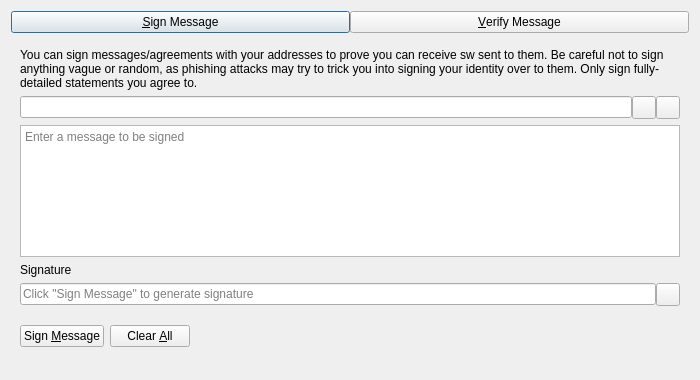
<?xml version="1.0" encoding="UTF-8"?>
<ui version="4.0">
 <class>SignVerifyMessageDialog</class>
 <widget class="QDialog" name="SignVerifyMessageDialog">
  <property name="geometry">
   <rect>
    <x>0</x>
    <y>0</y>
    <width>700</width>
    <height>380</height>
   </rect>
  </property>
  <property name="windowTitle">
   <string>Signatures - Sign / Verify a Message</string>
  </property>
  <property name="modal">
   <bool>true</bool>
  </property>
  <layout class="QVBoxLayout" name="verticalLayout">
   <item>
    <layout class="QHBoxLayout" name="horizontalLayout_Buttons_2">
     <property name="spacing">
      <number>0</number>
     </property>
     <property name="topMargin">
      <number>0</number>
     </property>
     <item>
      <widget class="QPushButton" name="btnSignMessage">
       <property name="text">
        <string>&amp;Sign Message</string>
       </property>
       <property name="checkable">
        <bool>true</bool>
       </property>
      </widget>
     </item>
     <item>
      <widget class="QPushButton" name="btnVerifyMessage">
       <property name="text">
        <string>&amp;Verify Message</string>
       </property>
       <property name="checkable">
        <bool>true</bool>
       </property>
      </widget>
     </item>
    </layout>
   </item>
   <item>
    <widget class="QStackedWidget" name="stackedWidgetSig">
     <property name="minimumSize">
      <size>
       <width>0</width>
       <height>0</height>
      </size>
     </property>
     <property name="currentIndex">
      <number>0</number>
     </property>
     <widget class="QWidget" name="pageSignMessage">
      <layout class="QVBoxLayout" name="verticalLayout_SM">
       <item>
        <widget class="QLabel" name="infoLabel_SM">
         <property name="text">
          <string>You can sign messages/agreements with your addresses to prove you can receive sw sent to them. Be careful not to sign anything vague or random, as phishing attacks may try to trick you into signing your identity over to them. Only sign fully-detailed statements you agree to.</string>
         </property>
         <property name="textFormat">
          <enum>Qt::PlainText</enum>
         </property>
         <property name="wordWrap">
          <bool>true</bool>
         </property>
        </widget>
       </item>
       <item>
        <layout class="QHBoxLayout" name="horizontalLayout_1_SM">
         <property name="spacing">
          <number>0</number>
         </property>
         <item>
          <widget class="QValidatedLineEdit" name="addressIn_SM">
           <property name="toolTip">
            <string>The sw address to sign the message with</string>
           </property>
          </widget>
         </item>
         <item>
          <widget class="QToolButton" name="addressBookButton_SM">
           <property name="toolTip">
            <string>Choose previously used address</string>
           </property>
           <property name="text">
            <string/>
           </property>
           <property name="shortcut">
            <string>Alt+A</string>
           </property>
          </widget>
         </item>
         <item>
          <widget class="QToolButton" name="pasteButton_SM">
           <property name="toolTip">
            <string>Paste address from clipboard</string>
           </property>
           <property name="text">
            <string/>
           </property>
           <property name="shortcut">
            <string>Alt+P</string>
           </property>
          </widget>
         </item>
        </layout>
       </item>
       <item>
        <widget class="QPlainTextEdit" name="messageIn_SM">
         <property name="toolTip">
          <string>Enter the message you want to sign here</string>
         </property>
         <property name="placeholderText">
          <string>Enter a message to be signed</string>
         </property>
        </widget>
       </item>
       <item>
        <widget class="QLabel" name="signatureLabel_SM">
         <property name="text">
          <string>Signature</string>
         </property>
         <property name="textFormat">
          <enum>Qt::PlainText</enum>
         </property>
        </widget>
       </item>
       <item>
        <layout class="QHBoxLayout" name="horizontalLayout_2_SM">
         <property name="spacing">
          <number>0</number>
         </property>
         <item>
          <widget class="QLineEdit" name="signatureOut_SM">
           <property name="placeholderText">
            <string>Click "Sign Message" to generate signature</string>
           </property>
           <property name="readOnly">
            <bool>true</bool>
           </property>
          </widget>
         </item>
         <item>
          <widget class="QToolButton" name="copySignatureButton_SM">
           <property name="toolTip">
            <string>Copy the current signature to the system clipboard</string>
           </property>
           <property name="text">
            <string/>
           </property>
          </widget>
         </item>
        </layout>
       </item>
       <item>
        <layout class="QHBoxLayout" name="horizontalLayout_3_SM">
         <item>
          <widget class="QPushButton" name="signMessageButton_SM">
           <property name="toolTip">
            <string>Sign the message to prove you own this sw address</string>
           </property>
           <property name="text">
            <string>Sign &amp;Message</string>
           </property>
           <property name="autoDefault">
            <bool>false</bool>
           </property>
          </widget>
         </item>
         <item>
          <widget class="QPushButton" name="clearButton_SM">
           <property name="toolTip">
            <string>Reset all sign message fields</string>
           </property>
           <property name="text">
            <string>Clear &amp;All</string>
           </property>
           <property name="autoDefault">
            <bool>false</bool>
           </property>
          </widget>
         </item>
         <item>
          <spacer name="horizontalSpacer_1_SM">
           <property name="orientation">
            <enum>Qt::Horizontal</enum>
           </property>
           <property name="sizeHint" stdset="0">
            <size>
             <width>40</width>
             <height>48</height>
            </size>
           </property>
          </spacer>
         </item>
         <item>
          <widget class="QLabel" name="statusLabel_SM">
           <property name="text">
            <string/>
           </property>
           <property name="wordWrap">
            <bool>true</bool>
           </property>
          </widget>
         </item>
         <item>
          <spacer name="horizontalSpacer_2_SM">
           <property name="orientation">
            <enum>Qt::Horizontal</enum>
           </property>
           <property name="sizeHint" stdset="0">
            <size>
             <width>40</width>
             <height>48</height>
            </size>
           </property>
          </spacer>
         </item>
        </layout>
       </item>
      </layout>
     </widget>
     <widget class="QWidget" name="pageVerifyMessage">
      <layout class="QVBoxLayout" name="verticalLayout_VM">
       <item>
        <widget class="QLabel" name="infoLabel_VM">
         <property name="text">
          <string>Enter the receiver's address, message (ensure you copy line breaks, spaces, tabs, etc. exactly) and signature below to verify the message. Be careful not to read more into the signature than what is in the signed message itself, to avoid being tricked by a man-in-the-middle attack. Note that this only proves the signing party receives with the address, it cannot prove sendership of any transaction!</string>
         </property>
         <property name="textFormat">
          <enum>Qt::PlainText</enum>
         </property>
         <property name="alignment">
          <set>Qt::AlignLeading|Qt::AlignLeft|Qt::AlignTop</set>
         </property>
         <property name="wordWrap">
          <bool>true</bool>
         </property>
        </widget>
       </item>
       <item>
        <layout class="QHBoxLayout" name="horizontalLayout_1_VM">
         <property name="spacing">
          <number>0</number>
         </property>
         <item>
          <widget class="QValidatedLineEdit" name="addressIn_VM">
           <property name="toolTip">
            <string>The sw address the message was signed with</string>
           </property>
          </widget>
         </item>
         <item>
          <widget class="QToolButton" name="addressBookButton_VM">
           <property name="toolTip">
            <string>Choose previously used address</string>
           </property>
           <property name="text">
            <string/>
           </property>
           <property name="shortcut">
            <string>Alt+A</string>
           </property>
          </widget>
         </item>
        </layout>
       </item>
       <item>
        <widget class="QPlainTextEdit" name="messageIn_VM">
          <property name="toolTip">
            <string>The signed message to verify</string>
          </property>
          <property name="placeholderText">
            <string>Enter a message to be verified</string>
          </property>
        </widget>
       </item>
       <item>
        <widget class="QValidatedLineEdit" name="signatureIn_VM">
          <property name="toolTip">
            <string>The signature given when the message was signed</string>
          </property>
          <property name="placeholderText">
            <string>Enter a signature for the message to be verified</string>
          </property>
        </widget>
       </item>
       <item>
        <layout class="QHBoxLayout" name="horizontalLayout_2_VM">
         <item>
          <widget class="QPushButton" name="verifyMessageButton_VM">
           <property name="toolTip">
            <string>Verify the message to ensure it was signed with the specified sw address</string>
           </property>
           <property name="text">
            <string>Verify &amp;Message</string>
           </property>
           <property name="autoDefault">
            <bool>false</bool>
           </property>
          </widget>
         </item>
         <item>
          <widget class="QPushButton" name="clearButton_VM">
           <property name="toolTip">
            <string>Reset all verify message fields</string>
           </property>
           <property name="text">
            <string>Clear &amp;All</string>
           </property>
           <property name="autoDefault">
            <bool>false</bool>
           </property>
          </widget>
         </item>
         <item>
          <spacer name="horizontalSpacer_1_VM">
           <property name="orientation">
            <enum>Qt::Horizontal</enum>
           </property>
           <property name="sizeHint" stdset="0">
            <size>
             <width>40</width>
             <height>48</height>
            </size>
           </property>
          </spacer>
         </item>
         <item>
          <widget class="QLabel" name="statusLabel_VM">
           <property name="text">
            <string/>
           </property>
           <property name="wordWrap">
            <bool>true</bool>
           </property>
          </widget>
         </item>
         <item>
          <spacer name="horizontalSpacer_2_VM">
           <property name="orientation">
            <enum>Qt::Horizontal</enum>
           </property>
           <property name="sizeHint" stdset="0">
            <size>
             <width>40</width>
             <height>48</height>
            </size>
           </property>
          </spacer>
         </item>
        </layout>
       </item>
      </layout>
     </widget>
    </widget>
   </item>
  </layout>
 </widget>
 <customwidgets>
  <customwidget>
   <class>QValidatedLineEdit</class>
   <extends>QLineEdit</extends>
   <header>qt/qvalidatedlineedit.h</header>
  </customwidget>
 </customwidgets>
 <resources>
  <include location="../dash.qrc"/>
 </resources>
 <connections/>
</ui>
